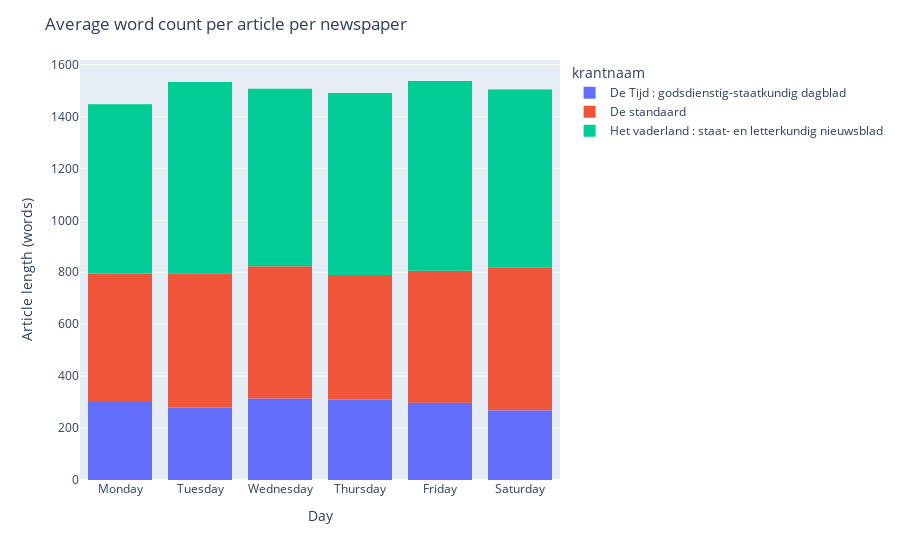

The notebook cell saved with this chart:
### Code cell
fig = px.histogram(data,
                 x='day',
                 y='article_length',
                 color='krantnaam',
                 histfunc='avg')

fig.update_layout(
    title='Average word count per article per newspaper',
    yaxis_title_text='Article length (words)',
    xaxis_title_text='Day'
)

fig.update_xaxes(
    categoryorder='array',
    categoryarray=['Monday', 'Tuesday', 'Wednesday', 'Thursday', 'Friday', 'Saturday']
)

fig.show()

### Figure 1 — Plotly figure (JSON) as saved in the notebook; plotly's stock layout.template omitted (floating-point values rounded to 4 significant figures; data arrays with more than 128 entries replaced by an {"elided": "..."} marker saying what was removed)
{"data": [{"alignmentgroup": "True", "bingroup": "x", "histfunc": "avg", "hovertemplate": "krantnaam=De Tĳd : godsdienstig-staatkundig dagblad<br>day=%{x}<br>avg of article_length=%{y}<extra></extra>", "legendgroup": "De Tĳd : godsdienstig-staatkundig dagblad", "marker": {"color": "#636efa", "pattern": {"shape": ""}}, "name": "De Tĳd : godsdienstig-staatkundig dagblad", "offsetgroup": "De Tĳd : godsdienstig-staatkundig dagblad", "orientation": "v", "showlegend": true, "type": "histogram", "x": {"elided": "16002 str values"}, "xaxis": "x", "y": {"elided": "16002 int values"}, "yaxis": "y"}, {"alignmentgroup": "True", "bingroup": "x", "histfunc": "avg", "hovertemplate": "krantnaam=De standaard<br>day=%{x}<br>avg of article_length=%{y}<extra></extra>", "legendgroup": "De standaard", "marker": {"color": "#EF553B", "pattern": {"shape": ""}}, "name": "De standaard", "offsetgroup": "De standaard", "orientation": "v", "showlegend": true, "type": "histogram", "x": {"elided": "9071 str values"}, "xaxis": "x", "y": {"elided": "9071 int values"}, "yaxis": "y"}, {"alignmentgroup": "True", "bingroup": "x", "histfunc": "avg", "hovertemplate": "krantnaam=Het vaderland : staat- en letterkundig nieuwsblad<br>day=%{x}<br>avg of article_length=%{y}<extra></extra>", "legendgroup": "Het vaderland : staat- en letterkundig nieuwsblad", "marker": {"color": "#00cc96", "pattern": {"shape": ""}}, "name": "Het vaderland : staat- en letterkundig nieuwsblad", "offsetgroup": "Het vaderland : staat- en letterkundig nieuwsblad", "orientation": "v", "showlegend": true, "type": "histogram", "x": {"elided": "7280 str values"}, "xaxis": "x", "y": {"elided": "7280 int values"}, "yaxis": "y"}], "layout": {"autosize": true, "barmode": "relative", "legend": {"title": {"text": "krantnaam"}, "tracegroupgap": 0}, "margin": {"t": 60}, "title": {"text": "Average word count per article per newspaper"}, "xaxis": {"anchor": "y", "autorange": true, "categoryarray": ["Monday", "Tuesday", "Wednesday", "Thursday", "Friday", "Saturday"], "categoryorder": "array", "domain": [0, 1], "range": [-0.5, 5.5], "title": {"text": "Day"}, "type": "category"}, "yaxis": {"anchor": "x", "autorange": true, "domain": [0, 1], "range": [0, 1618.0], "title": {"text": "Article length (words)"}, "type": "linear"}}}
